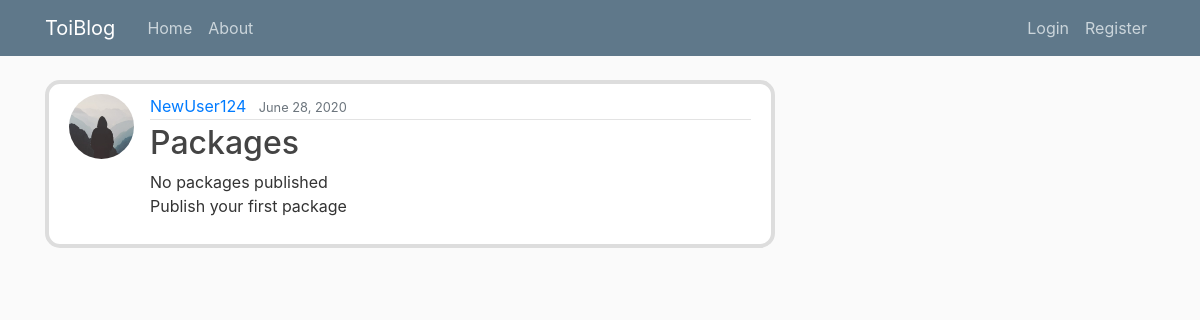
Screenshot of /post/9/ with the database file from the repository.
### blog/models.py (models this page shows, shortened)
class Post(models.Model):
	title = models.CharField(max_length=100)
	content = models.TextField()
	date_posted = models.DateTimeField(default=timezone.now)
	author = models.ForeignKey(User, on_delete=models.CASCADE)

### users/models.py (models this page shows, shortened)
class Profile(models.Model):
	user = models.OneToOneField(User, on_delete=models.CASCADE)
	image = models.ImageField(default='default.jpg', upload_to='profile_pics')

### blog/views.py (the view)
# urls.py: path('post/<int:pk>/', PostDetailView.as_view(), name='post-detail'),
class PostDetailView(DetailView):
	model = Post

### blog/templates/blog/post_detail.html (shortened to what this page needs)
{% extends "blog/base.html"%}
{% block content %}
  <article class="media content-section">
    <img class="rounded-circle article-img" src="{{ object.author.profile.image.url }}">
    <div class="media-body">
      <div class="article-metadata">
        <a class="mr-2" href="{% url 'user-posts' object.author.username %}">{{ object.author }}</a>
        <small class="text-muted">{{ object.date_posted|date:"F d, Y" }}</small>
      </div>
      <h2 class="article-title">{{ object.title }}</h2>
      <p class="article-content">{{ object.content }}</p>
    </div>
  </article>
{% endblock content %}

### blog/static/blog/main.css (style rules this page uses)
body { background: #fafafa; color: #333333; margin-top: 5rem; }
h1, h2, h3, h4, h5, h6 { color: #444444; }
.content-section { background: #ffffff; padding: 10px 20px; border: 4px solid #dddddd; border-radius: 15px; margin-bottom: 20px; }
.article-title { color: #444444; }
.article-content { white-space: pre-line; }
.article-img { height: 65px; width: 65px; margin-right: 16px; }
.article-metadata { padding-bottom: 1px; margin-bottom: 4px; border-bottom: 1px solid #e3e3e3; }

### rows the page displays
Post: author.profile.image (placeholder picture), author "NewUser124", date_posted "June 28, 2020", title "Packages", content "No packages published Publish your first package"
